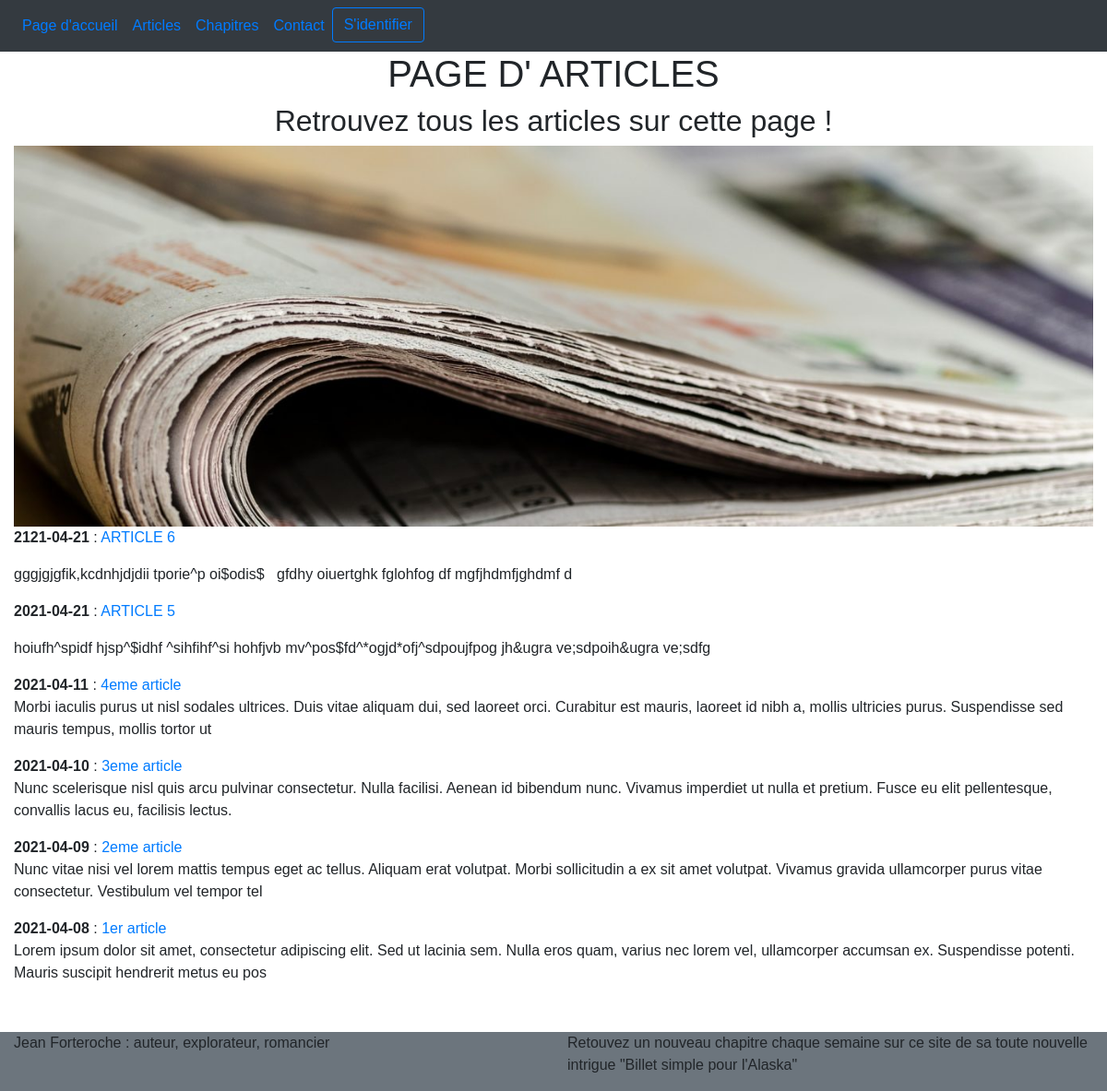
The page /index.php?action=articles on the database its author committed.
### tables this page shows
CREATE TABLE `articles` (
  `id` int(11) NOT NULL,
  `date_publication` date NOT NULL,
  `titre` varchar(30) NOT NULL,
  `contenu` text NOT NULL
);

### model/user_manager.php (called while the page is built, shortened)
<?php
class UserManager extends Manager {
    public function getAllArticles() {
        $db = $this -> dbconnect();
        $req = $db -> query("SELECT id, date_publication, titre, SUBSTRING(contenu, 1, 200) AS contenu FROM articles ORDER BY date_publication DESC");
        return $req;
    }
}
?>

### controller/front_controller.php (called while the page is built, shortened)
<?php
require_once('model/user_manager.php');
class FrontController {
            ?>
            <?php
    public function afficheAllArticles() {
        $userManager = new UserManager;
        $reponse = $userManager -> getAllArticles();
        $reponse -> execute();
        return($reponse);
    }
}
?>

### view/articles.php (the view, shortened to what this page needs)
    <h1 class="text-center">PAGE D' ARTICLES </h1>
    <h2 class="text-center">Retrouvez tous les articles sur cette page !</h2>
    <img src='./public/images/article.jpg' class="img-responsive col-lg-12 " />
    <div class="container-fluid">
        <div class="row">
            <div class="col-12">
                <?php
                    while($donnes = $reponse -> fetch())  {
                ?>
                <p>
                    <strong><?php echo $donnes['date_publication']; ?></strong> : <a href="../Projet4/index.php?action=currentArticle&titre=<?php echo $donnes['titre'] ?>" > <?php echo $donnes['titre']; ?></a> <br/>
                    <?php echo $donnes['contenu']; ?>
                </p>
                <?php
                    }
                ?>
            </div>
        </div>
    </div>
<?php require('template.php'); ?>

### public/css/style.css (style rules this page uses)
* { box-sizing: border-box }
body { font-family: Verdana, sans-serif; margin:0 }
img { vertical-align: middle; }

### rows shown on the page
articles: date_publication "2121-04-21", titre "ARTICLE 6", contenu "gggjgjgfik,kcdnhjdjdii tporie^p oi$odis$ gfdhy oiuertghk fglohfog df mgfjhdmfjghdmf d"
articles: date_publication "2021-04-21", titre "ARTICLE 5", contenu "hoiufh^spidf hjsp^$idhf ^sihfihf^si hohfjvb mv^pos$fd^*ogjd*ofj^sdpoujfpog jh&ugra ve;sdpoih&ugra ve;sdfg"
articles: date_publication "2021-04-11", titre "4eme article", contenu "Morbi iaculis purus ut nisl sodales ultrices. Duis vitae aliquam dui, sed laoreet orci. Curabitur est mauris, laoreet id nibh a, mollis ultricies purus. Suspendisse sed mauris tempus, mollis tortor ut"
articles: date_publication "2021-04-10", titre "3eme article", contenu "Nunc scelerisque nisl quis arcu pulvinar consectetur. Nulla facilisi. Aenean id bibendum nunc. Vivamus imperdiet ut nulla et pretium. Fusce eu elit pellentesque, convallis lacus eu, facilisis lectus."
articles: date_publication "2021-04-09", titre "2eme article", contenu "Nunc vitae nisi vel lorem mattis tempus eget ac tellus. Aliquam erat volutpat. Morbi sollicitudin a ex sit amet volutpat. Vivamus gravida ullamcorper purus vitae consectetur. Vestibulum vel tempor tel"
articles: date_publication "2021-04-08", titre "1er article", contenu "Lorem ipsum dolor sit amet, consectetur adipiscing elit. Sed ut lacinia sem. Nulla eros quam, varius nec lorem vel, ullamcorper accumsan ex. Suspendisse potenti. Mauris suscipit hendrerit metus eu pos"
